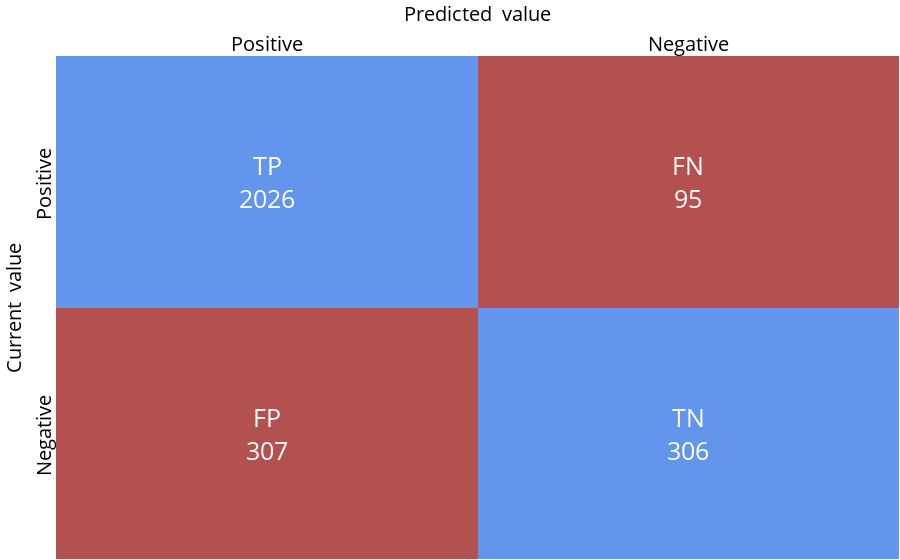
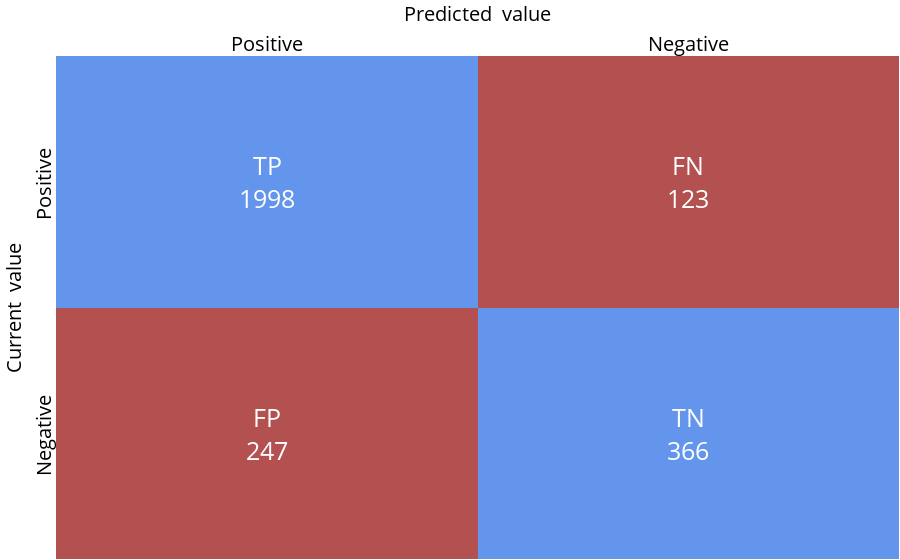

The notebook cell these images were saved under, in order:
### Code cell
my_reviews_sent_textblob = getSentimentAnalysis(my_reviews, 'textblob')
my_reviews_sent_vader    = getSentimentAnalysis(my_reviews, 'vader')

fig_conf_matrix_textblob = ConfusionMatrixHeatmap(my_reviews_sent_textblob['rating'], my_reviews_sent_textblob['polarity_title_text_textblob'])
display(fig_conf_matrix_textblob)
fig_conf_matrix_vader = ConfusionMatrixHeatmap(my_reviews_sent_vader['rating'], my_reviews_sent_vader['polarity_title_text_vader'])
display(fig_conf_matrix_vader)

### Figure 1 — Plotly figure (JSON) as saved in the notebook; plotly's stock layout.template omitted (floating-point values rounded to 4 significant figures)
{"data": [{"colorscale": [[0, "#6495ED"], [1, "#b35050"]], "reversescale": false, "showscale": false, "type": "heatmap", "x": ["Positive", "Negative"], "y": ["Positive", "Negative"], "z": [[0, 1], [1, 0]]}], "layout": {"annotations": [{"font": {"color": "#FFFFFF"}, "showarrow": false, "text": "TP<br />2026", "x": "Positive", "xref": "x", "y": "Positive", "yref": "y"}, {"font": {"color": "#FFFFFF"}, "showarrow": false, "text": "FN<br />95", "x": "Negative", "xref": "x", "y": "Positive", "yref": "y"}, {"font": {"color": "#FFFFFF"}, "showarrow": false, "text": "FP<br />307", "x": "Positive", "xref": "x", "y": "Negative", "yref": "y"}, {"font": {"color": "#FFFFFF"}, "showarrow": false, "text": "TN<br />306", "x": "Negative", "xref": "x", "y": "Negative", "yref": "y"}], "font": {"size": 25}, "margin": {"b": 1, "l": 1, "r": 1, "t": 1}, "xaxis": {"color": "black", "dtick": 1, "gridcolor": "rgb(0, 0, 0)", "side": "top", "tickfont": {"size": 20}, "ticks": "", "title": {"font": {"size": 20}, "text": "Predicted  value"}}, "yaxis": {"autorange": "reversed", "color": "black", "dtick": 1, "tickangle": -90, "tickfont": {"size": 20}, "ticks": "", "ticksuffix": "  ", "title": {"font": {"size": 20}, "text": "Current  value"}}}}

### Figure 2 — Plotly figure (JSON) as saved in the notebook; plotly's stock layout.template omitted (floating-point values rounded to 4 significant figures)
{"data": [{"colorscale": [[0, "#6495ED"], [1, "#b35050"]], "reversescale": false, "showscale": false, "type": "heatmap", "x": ["Positive", "Negative"], "y": ["Positive", "Negative"], "z": [[0, 1], [1, 0]]}], "layout": {"annotations": [{"font": {"color": "#FFFFFF"}, "showarrow": false, "text": "TP<br />1998", "x": "Positive", "xref": "x", "y": "Positive", "yref": "y"}, {"font": {"color": "#FFFFFF"}, "showarrow": false, "text": "FN<br />123", "x": "Negative", "xref": "x", "y": "Positive", "yref": "y"}, {"font": {"color": "#FFFFFF"}, "showarrow": false, "text": "FP<br />247", "x": "Positive", "xref": "x", "y": "Negative", "yref": "y"}, {"font": {"color": "#FFFFFF"}, "showarrow": false, "text": "TN<br />366", "x": "Negative", "xref": "x", "y": "Negative", "yref": "y"}], "font": {"size": 25}, "margin": {"b": 1, "l": 1, "r": 1, "t": 1}, "xaxis": {"color": "black", "dtick": 1, "gridcolor": "rgb(0, 0, 0)", "side": "top", "tickfont": {"size": 20}, "ticks": "", "title": {"font": {"size": 20}, "text": "Predicted  value"}}, "yaxis": {"autorange": "reversed", "color": "black", "dtick": 1, "tickangle": -90, "tickfont": {"size": 20}, "ticks": "", "ticksuffix": "  ", "title": {"font": {"size": 20}, "text": "Current  value"}}}}
